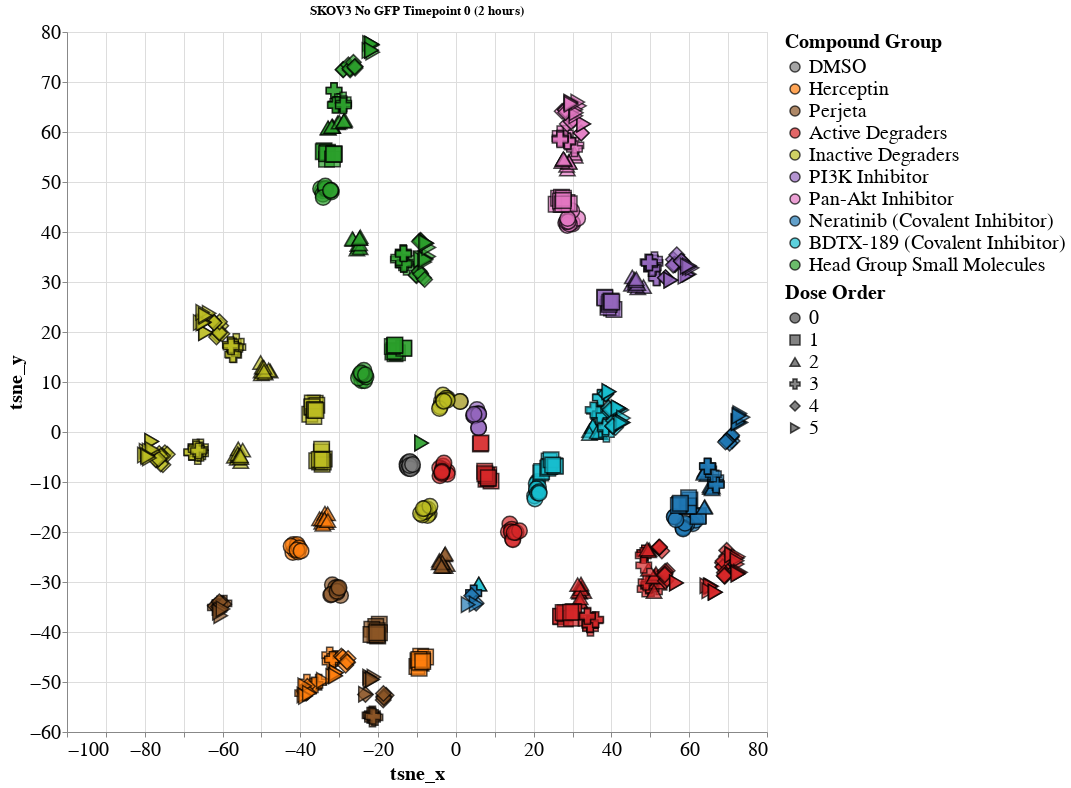
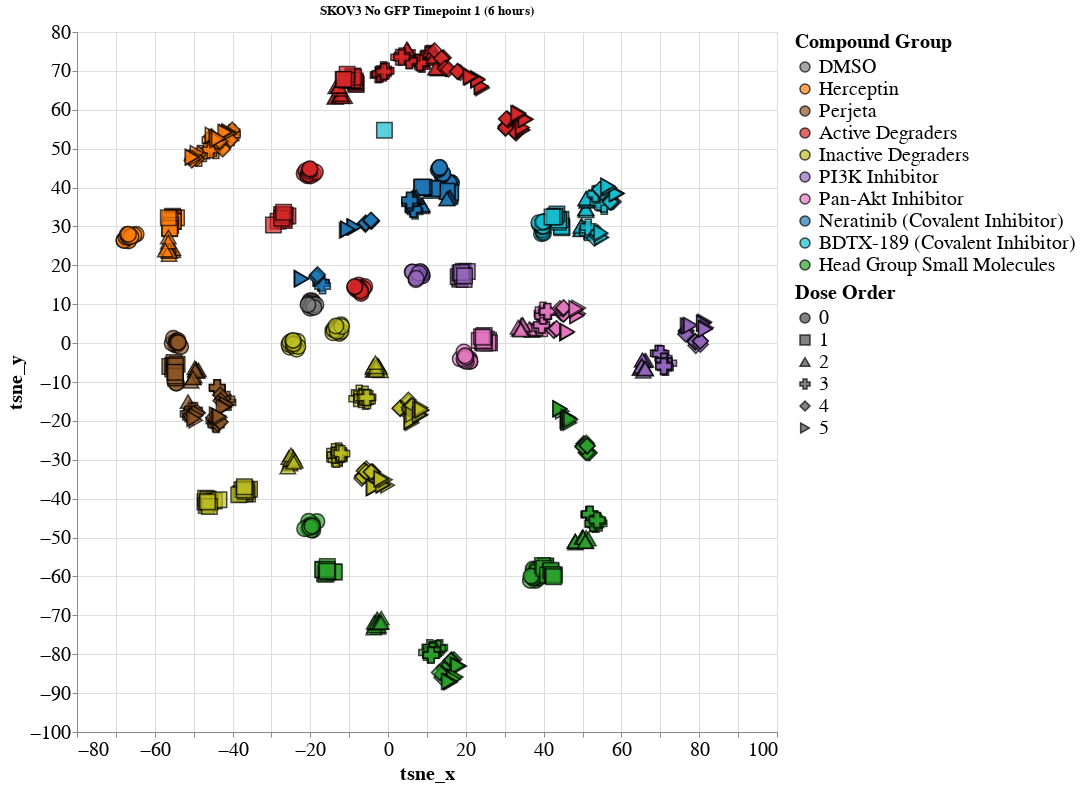
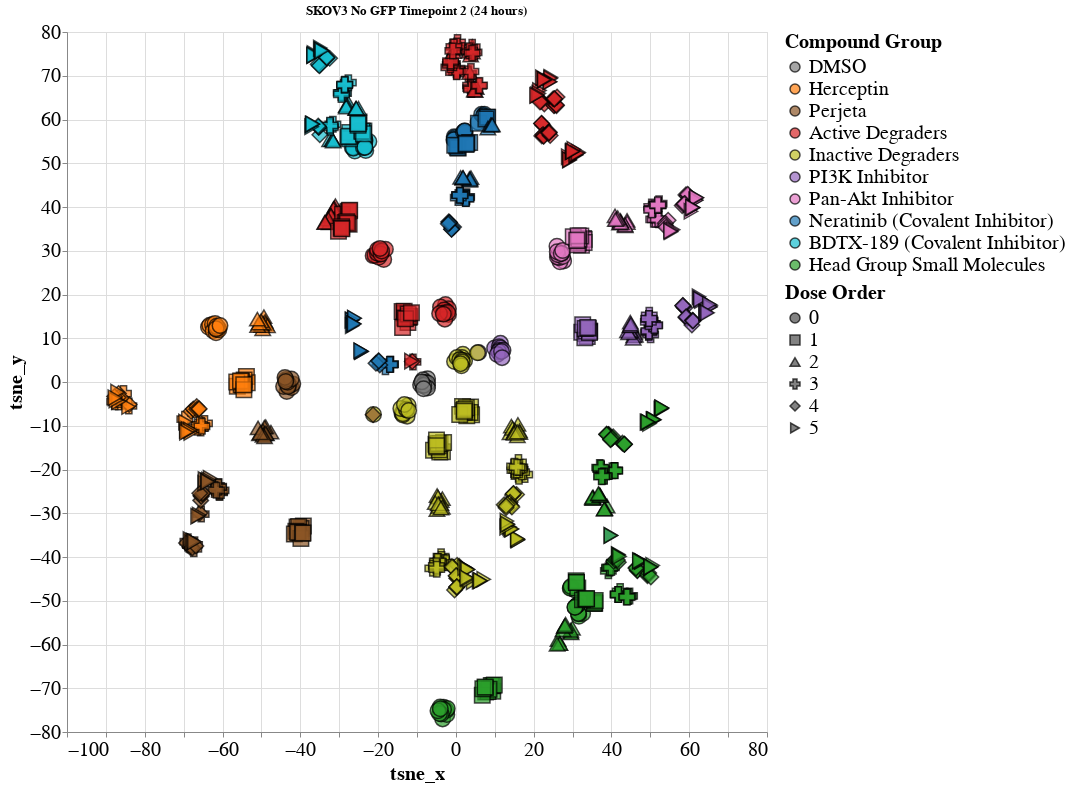
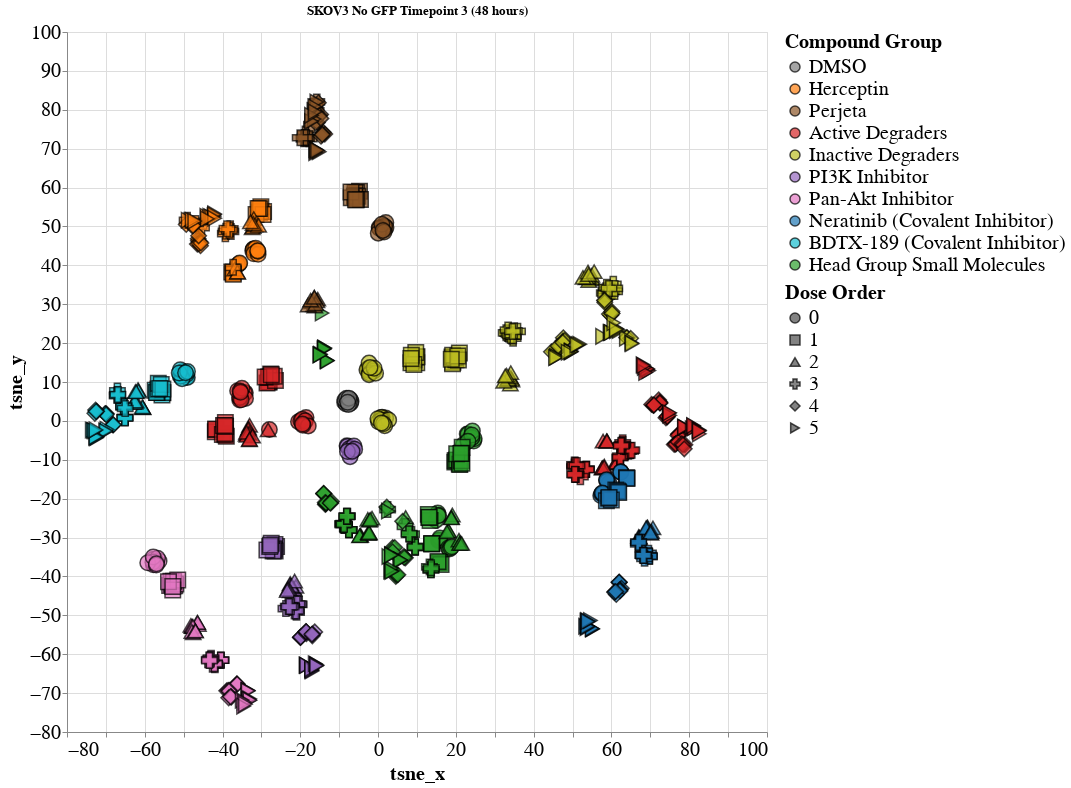

Notebook source saved alongside these figures, in order:
### Code cell
TOOLTIP_VAR = 'compound_dose'
SHAPE_VAR = 'Dose Order'
COLOR_VAR = 'Compound Group'

domain = list(paper_colour_map.keys())
range_ = list(paper_colour_map.values())

for timepoint, aggregated_df in aggregated_dfs:
  aggregated_df['Compound Group'] = aggregated_df['compound'].map(paper_group_map)
  aggregated_df = aggregated_df[aggregated_df['Compound Group'].notna()]
  aggregated_df = aggregated_df[~aggregated_df['group'].isin(['neg_con', 'pos_con'])]
  altair_plot_data = aggregated_df[['tsne_x', 'tsne_y', 'Compound Group'] + AGG_COLS]
  altair_plot_data['Dose Order'] = altair_plot_data['dose_order'].astype(str)
  chart = (altair.Chart(altair_plot_data, title=f'{embedding_name} Timepoint {timepoint} ({timepoint_map[timepoint]})', height=700, width=700)
                .mark_point(size=240, filled=True, stroke='black', strokeWidth=1.5)
                .encode(x='tsne_x',
                        y='tsne_y',
                        tooltip=TOOLTIP_VAR,
                        shape=SHAPE_VAR,
                        color=altair.Color(COLOR_VAR, scale=altair.Scale(domain=domain, range=range_)),
          ))

  (chart.configure(background='white')
        .configure_axis(labelFontSize=20, titleFontSize=20)
        .configure_legend(labelFontSize=20, titleFontSize=20, labelLimit=0)).display()

### Figure 1 — Vega-Lite specification as saved in the notebook (floating-point values rounded to 4 significant figures; data arrays with more than 128 entries replaced by an {"elided": "..."} marker saying what was removed)
{"config": {"view": {"continuousWidth": 400, "continuousHeight": 300}, "axis": {"labelFontSize": 20, "titleFontSize": 20}, "background": "white", "legend": {"labelFontSize": 20, "labelLimit": 0, "titleFontSize": 20}}, "data": {"name": "data-a7a1ea10803e46331b822af90065097f"}, "mark": {"type": "point", "filled": true, "size": 240, "stroke": "black", "strokeWidth": 1.5}, "encoding": {"color": {"field": "Compound Group", "scale": {"domain": ["DMSO", "Herceptin", "Perjeta", "Active Degraders", "Inactive Degraders", "PI3K Inhibitor", "Pan-Akt Inhibitor", "Neratinib (Covalent Inhibitor)", "BDTX-189 (Covalent Inhibitor)", "Head Group Small Molecules"], "range": ["#7f7f7f", "#ff7f0e", "#8c5626", "#d62728", "#bcbd22", "#9467bd", "#e377c2", "#1f77b4", "#17becf", "#2ca02c"]}, "type": "nominal"}, "shape": {"field": "Dose Order", "type": "nominal"}, "tooltip": {"field": "compound_dose", "type": "nominal"}, "x": {"field": "tsne_x", "type": "quantitative"}, "y": {"field": "tsne_y", "type": "quantitative"}}, "height": 700, "title": "SKOV3 No GFP Timepoint 0 (2 hours)", "width": 700, "$schema": "https://vega.github.io/schema/vega-lite/v4.17.0.json", "datasets": {"data-a7a1ea10803e46331b822af90065097f": {"elided": "730 records"}}}

### Figure 2 — Vega-Lite specification as saved in the notebook (floating-point values rounded to 4 significant figures; data arrays with more than 128 entries replaced by an {"elided": "..."} marker saying what was removed)
{"config": {"view": {"continuousWidth": 400, "continuousHeight": 300}, "axis": {"labelFontSize": 20, "titleFontSize": 20}, "background": "white", "legend": {"labelFontSize": 20, "labelLimit": 0, "titleFontSize": 20}}, "data": {"name": "data-2366a1329eb8a9fea2de88b5ccebfed5"}, "mark": {"type": "point", "filled": true, "size": 240, "stroke": "black", "strokeWidth": 1.5}, "encoding": {"color": {"field": "Compound Group", "scale": {"domain": ["DMSO", "Herceptin", "Perjeta", "Active Degraders", "Inactive Degraders", "PI3K Inhibitor", "Pan-Akt Inhibitor", "Neratinib (Covalent Inhibitor)", "BDTX-189 (Covalent Inhibitor)", "Head Group Small Molecules"], "range": ["#7f7f7f", "#ff7f0e", "#8c5626", "#d62728", "#bcbd22", "#9467bd", "#e377c2", "#1f77b4", "#17becf", "#2ca02c"]}, "type": "nominal"}, "shape": {"field": "Dose Order", "type": "nominal"}, "tooltip": {"field": "compound_dose", "type": "nominal"}, "x": {"field": "tsne_x", "type": "quantitative"}, "y": {"field": "tsne_y", "type": "quantitative"}}, "height": 700, "title": "SKOV3 No GFP Timepoint 1 (6 hours)", "width": 700, "$schema": "https://vega.github.io/schema/vega-lite/v4.17.0.json", "datasets": {"data-2366a1329eb8a9fea2de88b5ccebfed5": {"elided": "876 records"}}}

### Figure 3 — Vega-Lite specification as saved in the notebook (floating-point values rounded to 4 significant figures; data arrays with more than 128 entries replaced by an {"elided": "..."} marker saying what was removed)
{"config": {"view": {"continuousWidth": 400, "continuousHeight": 300}, "axis": {"labelFontSize": 20, "titleFontSize": 20}, "background": "white", "legend": {"labelFontSize": 20, "labelLimit": 0, "titleFontSize": 20}}, "data": {"name": "data-87f620788b51d456bb8569018cd61866"}, "mark": {"type": "point", "filled": true, "size": 240, "stroke": "black", "strokeWidth": 1.5}, "encoding": {"color": {"field": "Compound Group", "scale": {"domain": ["DMSO", "Herceptin", "Perjeta", "Active Degraders", "Inactive Degraders", "PI3K Inhibitor", "Pan-Akt Inhibitor", "Neratinib (Covalent Inhibitor)", "BDTX-189 (Covalent Inhibitor)", "Head Group Small Molecules"], "range": ["#7f7f7f", "#ff7f0e", "#8c5626", "#d62728", "#bcbd22", "#9467bd", "#e377c2", "#1f77b4", "#17becf", "#2ca02c"]}, "type": "nominal"}, "shape": {"field": "Dose Order", "type": "nominal"}, "tooltip": {"field": "compound_dose", "type": "nominal"}, "x": {"field": "tsne_x", "type": "quantitative"}, "y": {"field": "tsne_y", "type": "quantitative"}}, "height": 700, "title": "SKOV3 No GFP Timepoint 2 (24 hours)", "width": 700, "$schema": "https://vega.github.io/schema/vega-lite/v4.17.0.json", "datasets": {"data-87f620788b51d456bb8569018cd61866": {"elided": "876 records"}}}

### Figure 4 — Vega-Lite specification as saved in the notebook (floating-point values rounded to 4 significant figures; data arrays with more than 128 entries replaced by an {"elided": "..."} marker saying what was removed)
{"config": {"view": {"continuousWidth": 400, "continuousHeight": 300}, "axis": {"labelFontSize": 20, "titleFontSize": 20}, "background": "white", "legend": {"labelFontSize": 20, "labelLimit": 0, "titleFontSize": 20}}, "data": {"name": "data-209833ee93469e8a9a6005165ea1d377"}, "mark": {"type": "point", "filled": true, "size": 240, "stroke": "black", "strokeWidth": 1.5}, "encoding": {"color": {"field": "Compound Group", "scale": {"domain": ["DMSO", "Herceptin", "Perjeta", "Active Degraders", "Inactive Degraders", "PI3K Inhibitor", "Pan-Akt Inhibitor", "Neratinib (Covalent Inhibitor)", "BDTX-189 (Covalent Inhibitor)", "Head Group Small Molecules"], "range": ["#7f7f7f", "#ff7f0e", "#8c5626", "#d62728", "#bcbd22", "#9467bd", "#e377c2", "#1f77b4", "#17becf", "#2ca02c"]}, "type": "nominal"}, "shape": {"field": "Dose Order", "type": "nominal"}, "tooltip": {"field": "compound_dose", "type": "nominal"}, "x": {"field": "tsne_x", "type": "quantitative"}, "y": {"field": "tsne_y", "type": "quantitative"}}, "height": 700, "title": "SKOV3 No GFP Timepoint 3 (48 hours)", "width": 700, "$schema": "https://vega.github.io/schema/vega-lite/v4.17.0.json", "datasets": {"data-209833ee93469e8a9a6005165ea1d377": {"elided": "803 records"}}}
